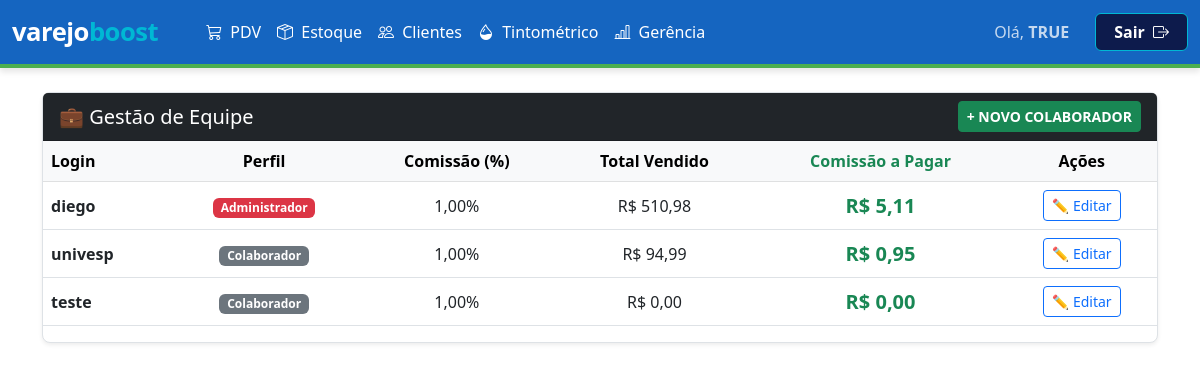
Page /gerencia/colaboradores/ (signed in) on the committed database.
### inventario/models/pessoas.py (models this page shows)
class Usuarios(models.Model):
    login = models.CharField(max_length=100, unique=True)
    senha = models.CharField(max_length=100)
    perfil = models.CharField(max_length=50, default='Colaborador')
    comissao = models.DecimalField(max_digits=5, decimal_places=2, default=0.00)

### inventario/views/equipe.py (the view)
# urls.py: path('gerencia/colaboradores/', equipe.tela_colaboradores, name='tela_colaboradores'),
def tela_colaboradores(request):
    if 'usuario_logado' not in request.session:
        return redirect('login')
    lista_equipe = Usuarios.objects.all()
    for colaborador in lista_equipe:
        vendas_do_vendedor = Vendas.objects.filter(vendedor=colaborador.login, status='VENDA')
        total_vendido = 0.0
        for v in vendas_do_vendedor:
            try:
                total_vendido += float(v.valor_total)
            except (ValueError, TypeError):
                pass
        try:
            percentual_comissao = float(colaborador.comissao)
        except (ValueError, TypeError):
            percentual_comissao = 0.0
        comissao_a_pagar = (total_vendido * percentual_comissao) / 100
        colaborador.total_vendido = total_vendido
        colaborador.comissao_a_pagar = comissao_a_pagar
    context = {
        'equipe': lista_equipe,
    }
    return render(request, 'inventario/colaboradores.html', context)

### inventario/templates/inventario/colaboradores.html (shortened to what this page needs)
{% extends 'inventario/base.html' %}
{% load static %}
{% block content %}
<div class="card shadow-sm border-0">
    <div class="card-header bg-dark text-white d-flex justify-content-between align-items-center">
        <h5 class="mb-0">💼 Gestão de Equipe</h5>
        <button class="btn btn-success btn-sm fw-bold" onclick="abrirModalRH()">+ NOVO COLABORADOR</button>
    </div>
    <div class="table-responsive">
        <table class="table table-hover align-middle text-center">
            <thead class="table-light">
                <tr>
                    <th class="text-start">Login</th>
                    <th>Perfil</th>
                    <th>Comissão (%)</th>
                    <th>Total Vendido</th>
                    <th class="text-success">Comissão a Pagar</th>
                    <th>Ações</th>
                </tr>
            </thead>
            <tbody>
                {% for c in equipe %}
                <tr>
                    <td class="text-start"><strong>{{ c.login }}</strong></td>
                    <td>
                        {% if c.perfil == 'Administrador' %}
                            <span class="badge bg-danger">Administrador</span>
                        {% else %}
                            <span class="badge bg-secondary">Colaborador</span>
                        {% endif %}
                    </td>
                    <td>{{ c.comissao|floatformat:2 }}%</td>
                    <td>R$ {{ c.total_vendido|floatformat:2 }}</td>
                    <td class="fw-bold text-success fs-5">R$ {{ c.comissao_a_pagar|floatformat:2 }}</td>
                    <td>
                        <button class="btn btn-sm btn-outline-primary" title="Editar Colaborador" onclick="editarRH('{{c.id}}', '{{c.login}}', '{{c.perfil}}', '{{c.comissao}}')">
                            ✏️ Editar
                        </button>
                    </td>
                </tr>
                {% endfor %}
            </tbody>
        </table>
    </div>
</div>
{% endblock %}

### inventario/templates/inventario/base.html (style rules this page uses)
:root { --azul-confianca: #1565C0; --turquesa-automacao: #00B8D4; --verde-crescimento: #4CAF50; --azul-escuro: #0D1B4C; --branco: #FFFFFF; }
body { background-color: var(--branco); color: var(--azul-escuro); font-family: 'Segoe UI', Tahoma, Geneva, Verdana, sans-serif; }
.card { border: 1px solid #dee2e6 !important; border-radius: 8px; }

### rows in the picture
Usuarios: login "diego", perfil "Administrador", comissao "1,00", total_vendido "510,98", comissao_a_pagar "5,11"
Usuarios: login "univesp", perfil "Colaborador", comissao "1,00", total_vendido "94,99", comissao_a_pagar "0,95"
Usuarios: login "teste", perfil "Colaborador", comissao "1,00", total_vendido "0,00", comissao_a_pagar "0,00"

### other values in the picture
{{ request.session.usuario_logado|upper }} "TRUE"
